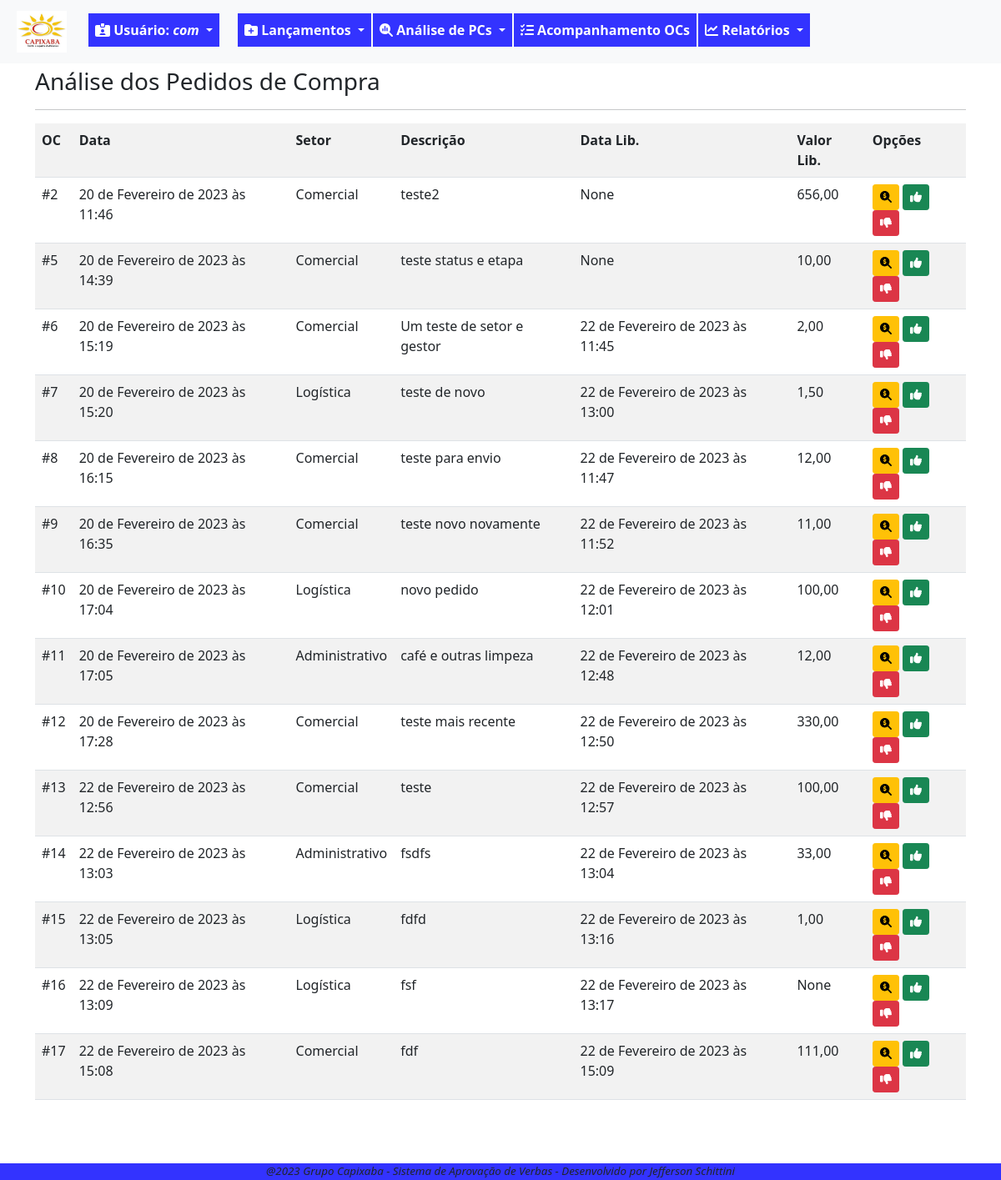
Screenshot of /pc/analise/fiscal/listar/ (signed in) with the database file from the repository.
### fluxo/models.py (models this page shows, shortened)
class PedidoCompra(models.Model):
    SOL = '1'
    APR = '2'
    FIS = '3'
    FIN = '4'
    FIM = '9'
    ETAPAS_CHOICES = [
        (SOL,'Solicitação'),
        (APR,'Aprovação'),
        (FIS,'Fiscal'),
        (FIN,'Financeiro'),
        (FIM,'Finalizada'),
    ]
    ABERTA = 'ABE'
    ANALISE = 'ANL'
    LIBERADA = 'LIB'
    NEGADA = 'NEG'
    CANCELADA = 'CAN'
    STATUS_CHOICES = [
        ('ABE','Aberta'),
        ('ANL','Análise'),
        ('LIB','Liberada'),
        ('NEG','Negada'),
        ('CAN','Cancelada'),
    ]
    data_solic = models.DateTimeField(verbose_name='Data da Solicitação', default=timezone.now)
    usuario_log = models.ForeignKey(User, on_delete=models.PROTECT, verbose_name='Usuário') #deixar este usuário, que herda do padrão django
    setor_oc = models.ForeignKey(Setor, on_delete=models.PROTECT, verbose_name='Setor')
    desc_solic = models.CharField(max_length=100, verbose_name='Descrição do pedido')
    motivo_solic = models.TextField(verbose_name='Motivo do pedido', max_length=1000, help_text='Escreva detalhes da solicitação')
    valor_solic = models.DecimalField(max_digits=9, decimal_places=2, verbose_name='Valor Solicitado')
    anexos = models.FileField(upload_to=anexar_em, blank=True, null=True)  # verificar melhor como se configura, inclusive a constante MEDDIA_ROOT
    data_aprov = models.DateTimeField(verbose_name='Aprovação Diretoria', blank=True, null=True)
    motivo_aprov = models.TextField(verbose_name='Motivo Aprovação', blank=True, max_length=1000, help_text='Escreva detalhes da devolutiva')
    valor_aprov = models.DecimalField(verbose_name='Valor Aprovado', max_digits=9, decimal_places=2, blank=True, null=True)
    data_fin = models.DateTimeField(verbose_name='Liberação Financeiro', blank=True, null=True)
    motivo_fin = models.TextField(verbose_name='Motivo Financeiro', max_length=1000, blank=True, help_text='Escreva detalhes da devolutiva')
    data_fis = models.DateTimeField(verbose_name='Liberação Fiscal', blank=True, null=True)
    motivo_fis = models.TextField(verbose_name='Motivo Fiscal', max_length=1000, blank=True, null=True, help_text='Escreva detalhes da devolutiva')
    etapa_oc = models.CharField(verbose_name='Etapa', choices=ETAPAS_CHOICES, max_length=50, default='1')
    status_oc = models.CharField(verbose_name='Status', choices=STATUS_CHOICES, max_length=50, default='ABE')
    data_fim_oc = models.DateTimeField(verbose_name='Data Encerramento', null=True, blank=True)
    """ atriui a uma variável o nome da classe. Isso pode ser usado em um template para identificar a
    classe que está chamando o formulário e condicionar as ações"""

class Setor(models.Model):
    setor_desc = models.CharField(verbose_name='Setor', max_length=100, unique=True)
    gestor_setor = models.ForeignKey(User, on_delete=models.PROTECT, verbose_name='Gestor', blank=True, null=True)
    def __str__(self):
        return self.setor_desc

### fluxo/views.py (the view)
# urls.py: path('pc/analise/fiscal/listar/', PCFisList.as_view(), name='lista-analise-fis-pc'),
class PCFisList(GroupRequiredMixin, LoginRequiredMixin,ListView):
    login_url = reverse_lazy('login')
    group_required = u'Fiscal'
    model = PedidoCompra
    template_name = 'fluxo/listas/lista-analise-fis-pc.html'
    def get_queryset(self):
        self.object_list = PedidoCompra.objects.filter(status_oc='LIB', etapa_oc='3')
        return self.object_list

### fluxo/templates/fluxo/listas/lista-analise-fis-pc.html (shortened to what this page needs)
{% extends 'paginas/base.html' %}
{% load static %}
{% block conteudo %}
<h3 style="margin-top: 5px;">Análise dos Pedidos de Compra</h3>
<hr>
<div class="table-responsive">
    <table class="table table-striped">
        <tr>
            <th>OC</th>
            <th>Data</th>
            <th>Setor</th>
            <th>Descrição</th>
            <th>Data Lib.</th>
            <th>Valor Lib.</th>
            <th>Opções</th>
        </tr>
        {% for pc in object_list %}
        <tr>
            <td>#{{ pc.pk }}</td>
            <td>{{ pc.data_solic }}</td>
            <td>{{ pc.setor_oc }}</td>
            <td>{{ pc.desc_solic }}</td>
            <td>{{ pc.data_aprov }}</td>
            <td>{{ pc.valor_aprov }}</td>
            <td>
                <a href="{% url 'analise-fis-pc' pc.pk %}" class="btn btn-warning btn-sm" title="Analisar PC"><i class="fa-solid fa-magnifying-glass-dollar"></i></a>
                <a href="  " class="btn btn-success btn-sm" title="Aprovar PC"><i class="fa-solid fa-thumbs-up"></i></a>
                <a href="  " class="btn btn-danger btn-sm" title="Negar ou Retornar PC"><i class="fa-solid fa-thumbs-down"></i></a>
            </td>
        </tr>
        {% empty %}
        <tr>
            <td colspan="7">Pedido de Compra não encontrado.</td>
        </tr>
        {% endfor%}
    </table>
</div>
{% endblock conteudo %}

### paginas/templates/paginas/base.html (shortened to what this page needs)
{% load static %}
{% load crispy_forms_tags %}
<!DOCTYPE html>
<html lang="pt-br">
<head>
    <link rel="stylesheet" href="{% static 'css/estilo.css' %}" type="text/css">
    <link rel="stylesheet" href="{% static 'css/bootstrap.min.css' %}" type="text/css">
    <link rel="stylesheet" href="{% static 'css/all.min.css' %}" type="text/css">
</head>
<body class="corpo">
    <header>
        {% block menu %}
        {% if request.user.is_authenticated %}
        <nav class="navbar navbar-expand-lg bg-light">
            <div class="container-fluid">
                <ul class="navbar-nav me-auto mb-lg-0">
                    <li class="nav-item">
                        <a class="navbar-brand nav-link" href="{% url 'index' %}"><img src="{% static 'img/logocpxb.jpeg' %}" width="60" height="50" alt=""></a>
                    </li>
                    <div class="nav-item dropdown mt-2">
                        <a style="color:white; margin-right: 20px;" class="nav-link dropdown-toggle btn-meu-menu" href="#" role="button" data-bs-toggle="dropdown" aria-expanded="false">
                            <i class="fa-solid fa-id-card-clip"></i><span> Usuário: <em>{{ request.user}}</em></span>
                        </a>
                    </div>
                    <div class="nav-item dropdown mt-2">
                        <a style="color:white" class="nav-link dropdown-toggle btn-meu-menu" href="#" role="button" data-bs-toggle="dropdown" aria-expanded="false">
                            <i class="fa-solid fa-folder-plus"></i>
                            <span>Lançamentos</span>
                        </a>
                    </div>
                    <div class="nav-item dropdown mt-2">
                        <a style="color:white" class="nav-link dropdown-toggle btn-meu-menu" href="#" role="button" data-bs-toggle="dropdown" aria-expanded="false">
                            <i class="fa-solid fa-magnifying-glass-chart"></i>
                            <span>Análise de PCs</span>
                        </a>
                    </div>
                    <li class="nav-item mt-2"><a style="color:white" class="nav-link btn-meu-menu" href="{% url 'index' %}">
                        <i class="fa-solid fa-list-check"></i>
                        <span>Acompanhamento OCs</span></a>
                    </li>
                    <div class="nav-item dropdown mt-2">
                        <a style="color:white" class="nav-link dropdown-toggle btn-meu-menu" href="#" role="button" data-bs-toggle="dropdown" aria-expanded="false">
                            <i class="fa-solid fa-chart-line"></i>
                            <span>Relatórios</span>
                        </a>
                    </div>
                </ul>
            </div>
        </nav>
        {% endif %}
        {% endblock menu %}
    </header>
        <div class="container">
        {% block conteudo %}{% endblock conteudo %}
        </div>
    {% block rodape %}
    <footer>
        <p style="margin-bottom: 0; font-size: smaller;"> <em> @2023 Grupo Capixaba - Sistema de Aprovação de Verbas - Desenvolvido por Jefferson Schittini</em></p>
    </footer>
    {% endblock rodape %}
</body>
</html>

### static/css/estilo.css (style rules this page uses)
.corpo { margin-bottom: 80px; }
.btn-meu-menu { background-color:rgb(51, 51,255); font-size: medium; font-weight: bold; margin-left: 2px; }
footer { position: fixed; bottom: 0; width: 100%; background-color:rgb(51, 51,255); text-align: center; }

### rows the page displays
PedidoCompra: pk "2", data_solic "20 de Fevereiro de 2023 às 11:46", setor_oc "Comercial", desc_solic "teste2", data_aprov "None", valor_aprov "656,00"
PedidoCompra: pk "5", data_solic "20 de Fevereiro de 2023 às 14:39", setor_oc "Comercial", desc_solic "teste status e etapa", data_aprov "None", valor_aprov "10,00"
PedidoCompra: pk "6", data_solic "20 de Fevereiro de 2023 às 15:19", setor_oc "Comercial", desc_solic "Um teste de setor e gestor", data_aprov "22 de Fevereiro de 2023 às 11:45", valor_aprov "2,00"
PedidoCompra: pk "7", data_solic "20 de Fevereiro de 2023 às 15:20", setor_oc "Logística", desc_solic "teste de novo", data_aprov "22 de Fevereiro de 2023 às 13:00", valor_aprov "1,50"
PedidoCompra: pk "8", data_solic "20 de Fevereiro de 2023 às 16:15", setor_oc "Comercial", desc_solic "teste para envio", data_aprov "22 de Fevereiro de 2023 às 11:47", valor_aprov "12,00"
PedidoCompra: pk "9", data_solic "20 de Fevereiro de 2023 às 16:35", setor_oc "Comercial", desc_solic "teste novo novamente", data_aprov "22 de Fevereiro de 2023 às 11:52", valor_aprov "11,00"
PedidoCompra: pk "10", data_solic "20 de Fevereiro de 2023 às 17:04", setor_oc "Logística", desc_solic "novo pedido", data_aprov "22 de Fevereiro de 2023 às 12:01", valor_aprov "100,00"
PedidoCompra: pk "11", data_solic "20 de Fevereiro de 2023 às 17:05", setor_oc "Administrativo", desc_solic "café e outras limpeza", data_aprov "22 de Fevereiro de 2023 às 12:48", valor_aprov "12,00"
PedidoCompra: pk "12", data_solic "20 de Fevereiro de 2023 às 17:28", setor_oc "Comercial", desc_solic "teste mais recente", data_aprov "22 de Fevereiro de 2023 às 12:50", valor_aprov "330,00"
PedidoCompra: pk "13", data_solic "22 de Fevereiro de 2023 às 12:56", setor_oc "Comercial", desc_solic "teste", data_aprov "22 de Fevereiro de 2023 às 12:57", valor_aprov "100,00"
PedidoCompra: pk "14", data_solic "22 de Fevereiro de 2023 às 13:03", setor_oc "Administrativo", desc_solic "fsdfs", data_aprov "22 de Fevereiro de 2023 às 13:04", valor_aprov "33,00"
PedidoCompra: pk "15", data_solic "22 de Fevereiro de 2023 às 13:05", setor_oc "Logística", desc_solic "fdfd", data_aprov "22 de Fevereiro de 2023 às 13:16", valor_aprov "1,00"
PedidoCompra: pk "16", data_solic "22 de Fevereiro de 2023 às 13:09", setor_oc "Logística", desc_solic "fsf", data_aprov "22 de Fevereiro de 2023 às 13:17", valor_aprov "None"
PedidoCompra: pk "17", data_solic "22 de Fevereiro de 2023 às 15:08", setor_oc "Comercial", desc_solic "fdf", data_aprov "22 de Fevereiro de 2023 às 15:09", valor_aprov "111,00"

### other values shown
{{ request.user }} "com"
